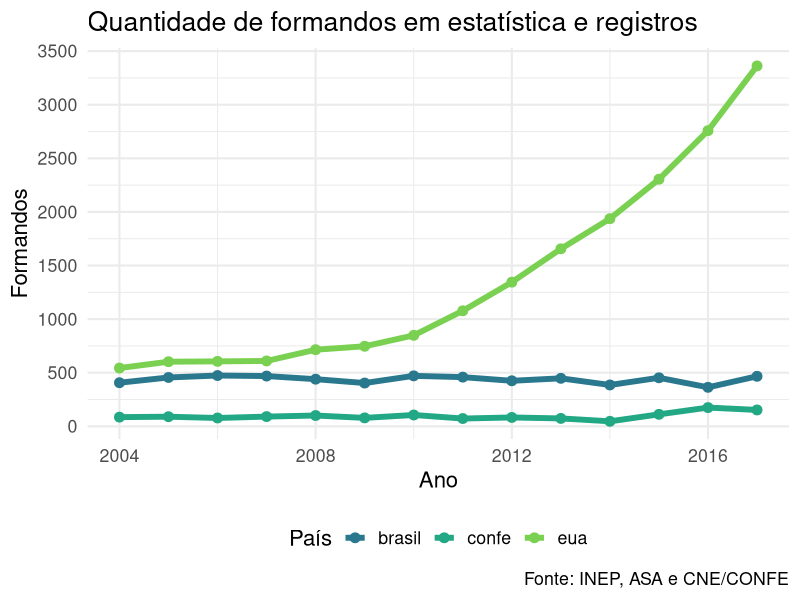
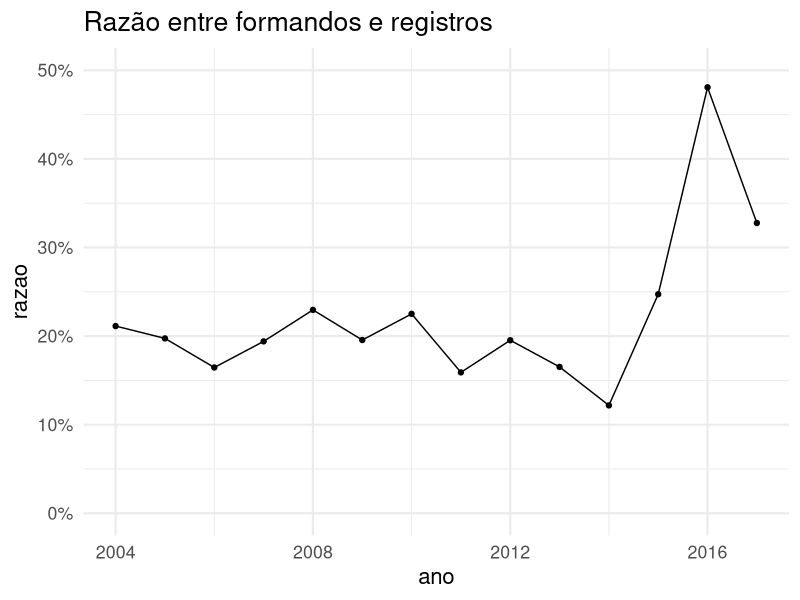

Generate these figures, in order, with R:
## ---- chunk 1
options(htmltools.dir.version = FALSE)
knitr::opts_chunk$set(echo=FALSE, warning=FALSE, message=FALSE,
                      out.width = "90%", fig.align = "center")
## ---- chunk 2
library(tidyverse)
confe <- tibble::tribble(
  ~ano,   ~n,
  2004,  86L,
  2005,  90L,
  2006,  78L,
  2007,  91L,
  2008, 101L,
  2009,  79L,
  2010, 106L,
  2011,  73L,
  2012,  83L,
  2013,  74L,
  2014,  47L,
  2015, 112L,
  2016, 175L,
  2017, 153L
) %>%
  mutate(pais = "confe")

bd <- tibble::tribble(
  ~ano, ~brasil, ~eua,
   2004,     407,  544,
   2005,     456,  603,
   2006,     474,  606,
   2007,     469,  610,
   2008,     440,  715,
   2009,     404,  747,
   2010,     471,  849,
   2011,     459, 1078,
   2012,     425, 1345,
   2013,     448, 1656,
   2014,     386, 1937,
   2015,     453, 2305,
   2016,     364, 2758,
   2017,     467, 3362
  ) %>%
  gather(pais, n, brasil, eua) %>%
  bind_rows(confe)

bd %>%
  ggplot(aes(x = ano, y = n, colour = pais)) +
  geom_line(size = 2) +
  geom_point(size = 3) +
  scale_colour_viridis_d(begin = 0.4, end = 0.8) +
  scale_y_continuous(breaks = 500 * 0:10) +
  theme_minimal(16) +
  labs(colour = "País",
       x = "Ano", y = "Formandos",
       title = "Quantidade de formandos em estatística e registros",
       caption = "Fonte: INEP, ASA e CNE/CONFE") +
  theme(legend.position = "bottom")
## ---- chunk 3
bd %>%
  filter(pais != "eua") %>%
  spread(pais, n) %>%
  mutate(razao = confe/brasil) %>%
  ggplot(aes(x = ano, y = razao)) +
  geom_line() +
  geom_point() +
  theme_minimal(16) +
  scale_y_continuous(labels = scales::percent, limits = c(0, 50/100)) +
  ggtitle("Razão entre formandos e registros")
